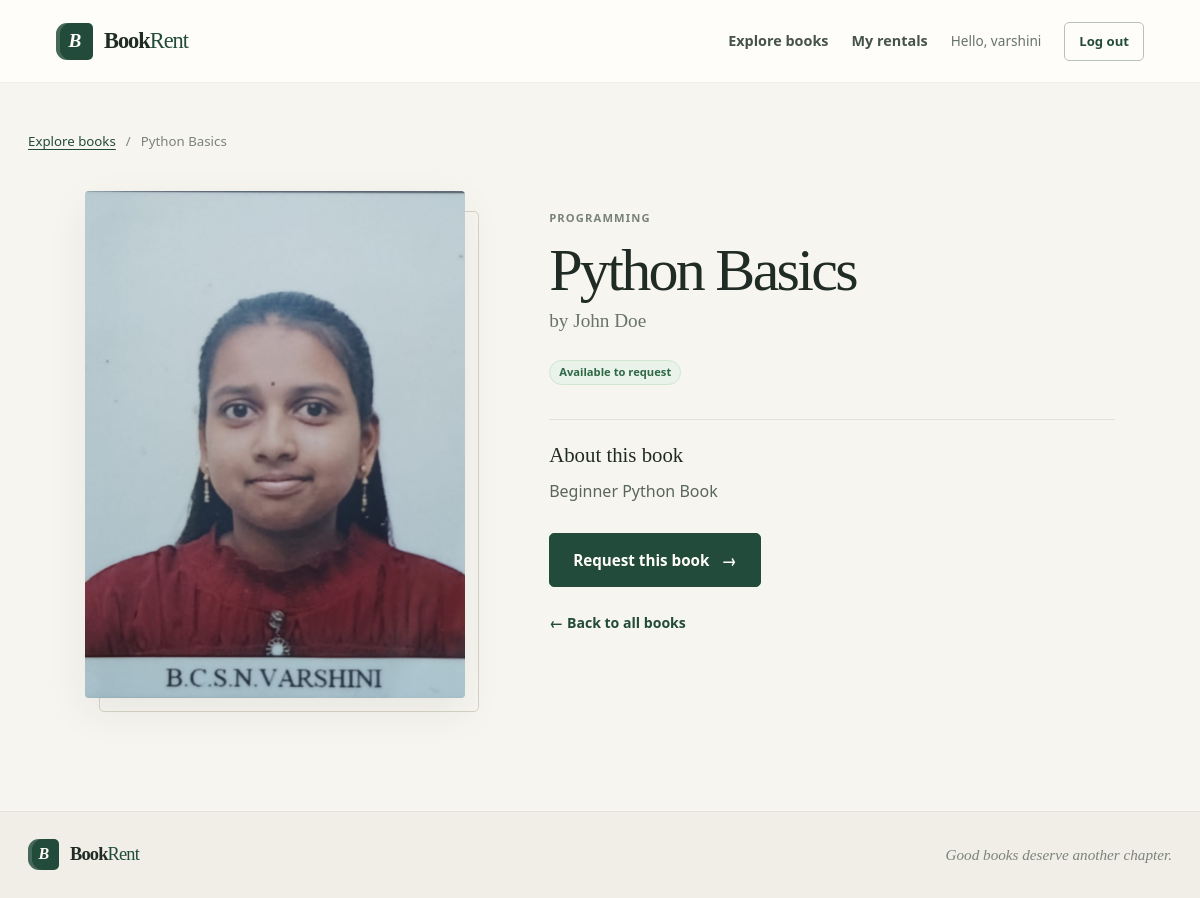
The app's page /book/1/ (signed in) with its own data.
### users/models.py (models this page shows, shortened)
class User(AbstractUser):
    ROLE_CHOICES = [
        ('ADMIN', 'Admin'),
        ('OWNER', 'Book Owner'),
        ('BORROWER', 'Borrower'),
    ]
    role = models.CharField(
        max_length=20,
        choices=ROLE_CHOICES,
        default='BORROWER'
    )
    phone = models.CharField(
        max_length=15,
        blank=True,
        null=True
    )

### books/models.py (models this page shows, shortened)
class Book(models.Model):
    CATEGORY_CHOICES = [
        ('Academic', 'Academic'),
        ('Fiction', 'Fiction'),
        ('Non-Fiction', 'Non-Fiction'),
        ('Programming', 'Programming'),
        ('Science', 'Science'),
        ('Other', 'Other'),
    ]
    owner = models.ForeignKey(
        settings.AUTH_USER_MODEL,
        on_delete=models.CASCADE,
        related_name='books'
    )
    title = models.CharField(max_length=200)
    author = models.CharField(max_length=100)
    category = models.CharField(
        max_length=50,
        choices=CATEGORY_CHOICES
    )
    description = models.TextField()
    image = models.ImageField(
        upload_to='books/',
        blank=True,
        null=True
    )
    is_available = models.BooleanField(
        default=True
    )
    created_at = models.DateTimeField(
        auto_now_add=True
    )

### books/views.py (the view)
@login_required
def book_detail(request, pk):
    book = get_object_or_404(Book, id=pk)
    return render(
        request,
        'books/book_detail.html',
        {'book': book}
    )

### templates/books/book_detail.html (shortened to what this page needs)
{% extends 'base.html' %}
{% block content %}
<p class="breadcrumb-line"><a href="{% url 'all_books' %}">Explore books</a><span aria-hidden="true">/</span><span>{{ book.title }}</span></p>
<article class="book-detail">
    <div class="detail-cover-wrap">
        <div class="detail-cover">
            {% if book.image %}
                <img src="{{ book.image.url }}" alt="Cover of {{ book.title }}">
            {% else %}
                <div class="cover-placeholder cover-placeholder-large" role="img" aria-label="Placeholder cover; no image provided for {{ book.title }}">
                    <span class="cover-mark" aria-hidden="true">B</span>
                    <span class="cover-title">{{ book.title }}</span>
                    <span class="cover-author">{{ book.author }}</span>
                </div>
            {% endif %}
        </div>
    </div>
    <div class="detail-copy">
        <span class="category-label">{{ book.category }}</span>
        <h1>{{ book.title }}</h1>
        <p class="detail-author">by {{ book.author }}</p>
        <span class="status-badge {% if book.is_available %}status-available{% else %}status-unavailable{% endif %}">
            {% if book.is_available %}Available to request{% else %}Currently borrowed{% endif %}
        </span>
        <div class="detail-description">
            <h2>About this book</h2>
            <p>{{ book.description|linebreaksbr }}</p>
        </div>
        {% if user.is_authenticated and user.role == 'BORROWER' and book.is_available %}
            <form method="post" action="{% url 'request_book' book.id %}">
                <button class="button button-primary button-large" type="submit">Request this book <span aria-hidden="true">→</span></button>
            </form>
        {% endif %}
        <a class="text-link detail-back" href="{% url 'all_books' %}">← Back to all books</a>
    </div>
</article>
{% endblock %}

### templates/base.html (shortened to what this page needs)
{% load static %}
<!doctype html>
<html lang="en">
<head>
    <link href="https://cdn.jsdelivr.net/npm/bootstrap@5.3.3/dist/css/bootstrap.min.css"
          rel="stylesheet">
    <link href="{% static 'css/style.css' %}" rel="stylesheet">
</head>
<body>
<header class="site-header">
    <nav class="site-nav" aria-label="Main navigation">
        <div class="nav-inner">
            <a class="brand" href="{% url 'home' %}" aria-label="BookRent home">
                <span class="brand-mark" aria-hidden="true">B</span>
                <span>Book<span class="brand-light">Rent</span></span>
            </a>
            <div class="nav-links" id="primary-navigation">
                    <a class="nav-link" href="{% url 'all_books' %}">Explore books</a>
                    {% if user.is_authenticated %}
                        {% if user.role == 'OWNER' %}
                            <a class="nav-link" href="{% url 'owner_dashboard' %}">Dashboard</a>
                            <a class="nav-link" href="{% url 'my_books' %}">My collection</a>
                            <a class="nav-link" href="{% url 'owner_requests' %}">Requests</a>
                            <a class="button button-small button-primary nav-action"
                               href="{% url 'add_book' %}">List a book</a>
                        {% elif user.role == 'BORROWER' %}
                            <a class="nav-link" href="{% url 'borrowed_books' %}">My rentals</a>
                        {% elif user.role == 'ADMIN' %}
                            <a class="nav-link" href="{% url 'admin_dashboard' %}">Overview</a>
                            <a class="nav-link" href="{% url 'admin:index' %}">Admin panel</a>
                        {% endif %}
                        <span class="nav-greeting">Hello, {{ user.username }}</span>
                        <form class="nav-logout" action="{% url 'logout' %}" method="post">
                            <button class="button button-small button-outline" type="submit">Log out</button>
                        </form>
                    {% else %}
                        <a class="nav-link" href="{% url 'register_owner' %}">List your books</a>
                        <a class="button button-small button-outline nav-login" href="{% url 'login' %}">Log in</a>
                        <a class="button button-small button-primary" href="{% url 'register_borrower' %}">Join BookRent</a>
                    {% endif %}
            </div>
        </div>
    </nav>
</header>
<main id="main-content" class="page-shell">
    {% block content %}{% endblock %}
</main>
<footer class="site-footer">
    <div class="footer-inner">
        <a class="brand brand-footer" href="{% url 'home' %}">
            <span class="brand-mark" aria-hidden="true">B</span>
            <span>Book<span class="brand-light">Rent</span></span>
        </a>
        <p>Good books deserve another chapter.</p>
    </div>
</footer>
</body>
</html>

### records on screen
User: username "varshini"
Book: title "Python Basics", image (picture), category "PROGRAMMING", author "John Doe", description "Beginner Python Book"
